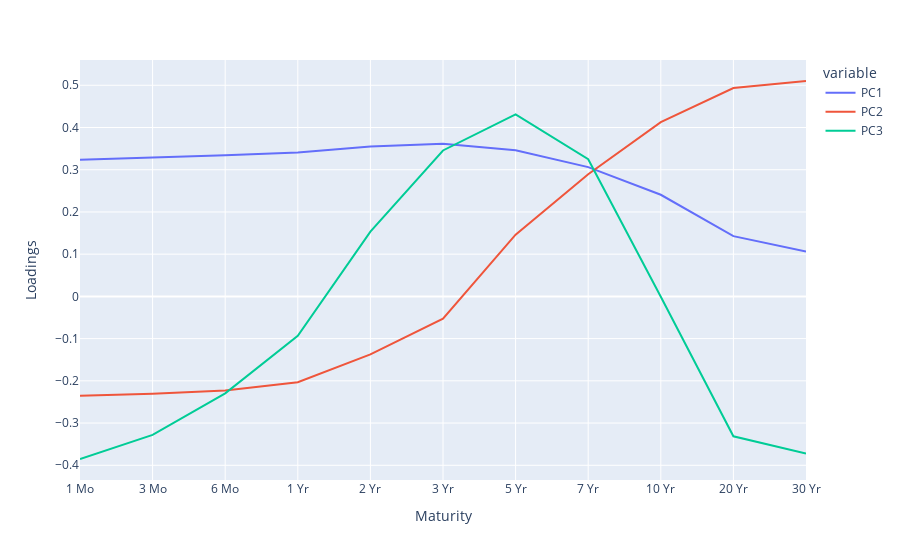

Notebook cell for this chart:
### Code cell
## Plotting Eigenvector 



fig = px.line(pcx )
fig.update_yaxes(title_text='Loadings')

fig.show()

### Figure 1 — Plotly figure (JSON) as saved in the notebook; plotly's stock layout.template omitted (floating-point values rounded to 4 significant figures)
{"data": [{"hovertemplate": "variable=PC1<br>Maturity=%{x}<br>value=%{y}<extra></extra>", "legendgroup": "PC1", "line": {"color": "#636efa", "dash": "solid"}, "marker": {"symbol": "circle"}, "mode": "lines", "name": "PC1", "orientation": "v", "showlegend": true, "type": "scatter", "x": ["1 Mo", "3 Mo", "6 Mo", "1 Yr", "2 Yr", "3 Yr", "5 Yr", "7 Yr", "10 Yr", "20 Yr", "30 Yr"], "xaxis": "x", "y": [0.3236, 0.3285, 0.334, 0.341, 0.3548, 0.3614, 0.346, 0.3062, 0.2407, 0.1428, 0.1065], "yaxis": "y"}, {"hovertemplate": "variable=PC2<br>Maturity=%{x}<br>value=%{y}<extra></extra>", "legendgroup": "PC2", "line": {"color": "#EF553B", "dash": "solid"}, "marker": {"symbol": "circle"}, "mode": "lines", "name": "PC2", "orientation": "v", "showlegend": true, "type": "scatter", "x": ["1 Mo", "3 Mo", "6 Mo", "1 Yr", "2 Yr", "3 Yr", "5 Yr", "7 Yr", "10 Yr", "20 Yr", "30 Yr"], "xaxis": "x", "y": [-0.2352, -0.2303, -0.2226, -0.2031, -0.1374, -0.05277, 0.1462, 0.2891, 0.4127, 0.4936, 0.5101], "yaxis": "y"}, {"hovertemplate": "variable=PC3<br>Maturity=%{x}<br>value=%{y}<extra></extra>", "legendgroup": "PC3", "line": {"color": "#00cc96", "dash": "solid"}, "marker": {"symbol": "circle"}, "mode": "lines", "name": "PC3", "orientation": "v", "showlegend": true, "type": "scatter", "x": ["1 Mo", "3 Mo", "6 Mo", "1 Yr", "2 Yr", "3 Yr", "5 Yr", "7 Yr", "10 Yr", "20 Yr", "30 Yr"], "xaxis": "x", "y": [-0.3851, -0.3279, -0.2296, -0.0932, 0.1535, 0.3456, 0.4311, 0.3249, -0.0008507, -0.3313, -0.3723], "yaxis": "y"}], "layout": {"legend": {"title": {"text": "variable"}, "tracegroupgap": 0}, "margin": {"t": 60}, "xaxis": {"anchor": "y", "domain": [0, 1], "title": {"text": "Maturity"}}, "yaxis": {"anchor": "x", "domain": [0, 1], "title": {"text": "Loadings"}}}}
